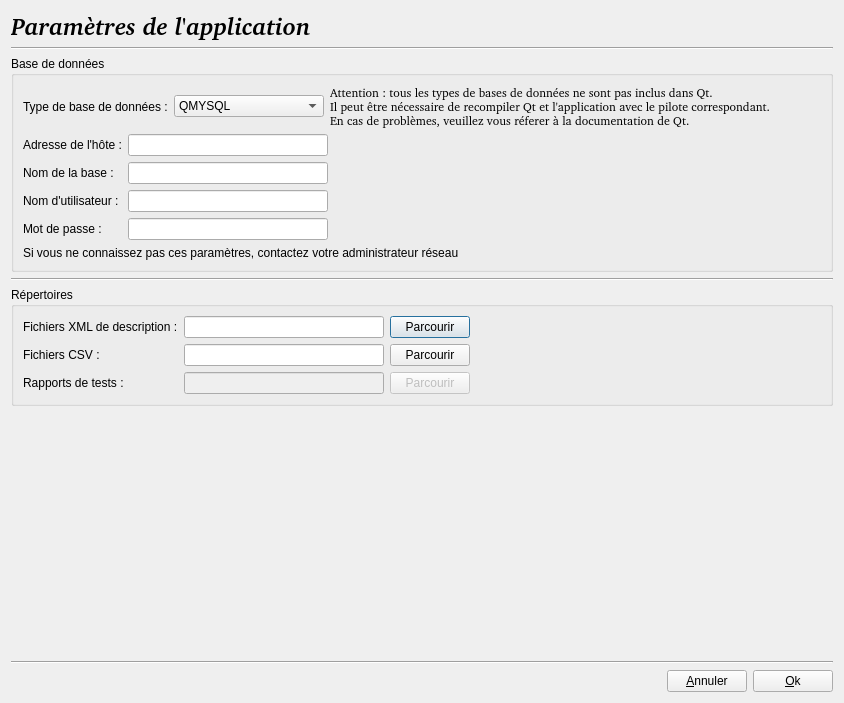
<?xml version="1.0" encoding="UTF-8"?>
<ui version="4.0">
 <class>ParametresHandler</class>
 <widget class="QDialog" name="ParametresHandler">
  <property name="geometry">
   <rect>
    <x>0</x>
    <y>0</y>
    <width>844</width>
    <height>703</height>
   </rect>
  </property>
  <property name="windowTitle">
   <string>Dialog</string>
  </property>
  <layout class="QGridLayout" name="gridLayout_4">
   <item row="0" column="0">
    <layout class="QHBoxLayout" name="horizontalLayout">
     <property name="sizeConstraint">
      <enum>QLayout::SetDefaultConstraint</enum>
     </property>
     <item>
      <widget class="QLabel" name="label">
       <property name="sizePolicy">
        <sizepolicy hsizetype="Preferred" vsizetype="Minimum">
         <horstretch>0</horstretch>
         <verstretch>0</verstretch>
        </sizepolicy>
       </property>
       <property name="font">
        <font>
         <family>Bitstream Charter</family>
         <pointsize>18</pointsize>
         <weight>75</weight>
         <italic>true</italic>
         <bold>true</bold>
         <underline>false</underline>
         <strikeout>false</strikeout>
         <stylestrategy>PreferDefault</stylestrategy>
         <kerning>true</kerning>
        </font>
       </property>
       <property name="text">
        <string>Paramètres de l'application</string>
       </property>
       <property name="scaledContents">
        <bool>true</bool>
       </property>
      </widget>
     </item>
     <item>
      <spacer name="horizontalSpacer">
       <property name="orientation">
        <enum>Qt::Horizontal</enum>
       </property>
       <property name="sizeHint" stdset="0">
        <size>
         <width>40</width>
         <height>20</height>
        </size>
       </property>
      </spacer>
     </item>
    </layout>
   </item>
   <item row="1" column="0">
    <widget class="Line" name="line_3">
     <property name="orientation">
      <enum>Qt::Horizontal</enum>
     </property>
    </widget>
   </item>
   <item row="2" column="0">
    <widget class="QGroupBox" name="groupBox">
     <property name="title">
      <string>Base de données</string>
     </property>
     <layout class="QGridLayout" name="gridLayout">
      <item row="0" column="0">
       <layout class="QHBoxLayout" name="horizontalLayout_2">
        <item>
         <widget class="QLabel" name="label_2">
          <property name="text">
           <string>Type de base de données :</string>
          </property>
         </widget>
        </item>
        <item>
         <widget class="QComboBox" name="comboBox_TypeBase">
          <property name="minimumSize">
           <size>
            <width>150</width>
            <height>0</height>
           </size>
          </property>
          <item>
           <property name="text">
            <string>QMYSQL</string>
           </property>
          </item>
          <item>
           <property name="text">
            <string>QPSQL</string>
           </property>
          </item>
          <item>
           <property name="text">
            <string>QOCI</string>
           </property>
          </item>
          <item>
           <property name="text">
            <string>QODBC</string>
           </property>
          </item>
          <item>
           <property name="text">
            <string>QDB2</string>
           </property>
          </item>
          <item>
           <property name="text">
            <string>QTDS</string>
           </property>
          </item>
          <item>
           <property name="text">
            <string>QSQLITE</string>
           </property>
          </item>
          <item>
           <property name="text">
            <string>QIBASE</string>
           </property>
          </item>
         </widget>
        </item>
        <item>
         <widget class="QLabel" name="label_3">
          <property name="font">
           <font>
            <family>Bitstream Charter</family>
            <pointsize>9</pointsize>
           </font>
          </property>
          <property name="text">
           <string>Attention : tous les types de bases de données ne sont pas inclus dans Qt.
Il peut être nécessaire de recompiler Qt et l'application avec le pilote correspondant.
En cas de problèmes, veuillez vous réferer à la documentation de Qt.</string>
          </property>
         </widget>
        </item>
        <item>
         <spacer name="horizontalSpacer_6">
          <property name="orientation">
           <enum>Qt::Horizontal</enum>
          </property>
          <property name="sizeHint" stdset="0">
           <size>
            <width>40</width>
            <height>20</height>
           </size>
          </property>
         </spacer>
        </item>
       </layout>
      </item>
      <item row="1" column="0">
       <layout class="QHBoxLayout" name="horizontalLayout_7">
        <item>
         <layout class="QVBoxLayout" name="verticalLayout">
          <item>
           <widget class="QLabel" name="label_4">
            <property name="text">
             <string>Adresse de l'hôte :</string>
            </property>
           </widget>
          </item>
          <item>
           <widget class="QLabel" name="label_5">
            <property name="text">
             <string>Nom de la base :</string>
            </property>
           </widget>
          </item>
          <item>
           <widget class="QLabel" name="label_6">
            <property name="text">
             <string>Nom d'utilisateur :</string>
            </property>
           </widget>
          </item>
          <item>
           <widget class="QLabel" name="label_7">
            <property name="text">
             <string>Mot de passe :</string>
            </property>
           </widget>
          </item>
         </layout>
        </item>
        <item>
         <layout class="QVBoxLayout" name="verticalLayout_2">
          <item>
           <layout class="QHBoxLayout" name="horizontalLayout_3">
            <item>
             <widget class="QLineEdit" name="lineEdit_DbHost">
              <property name="sizePolicy">
               <sizepolicy hsizetype="Preferred" vsizetype="Fixed">
                <horstretch>0</horstretch>
                <verstretch>0</verstretch>
               </sizepolicy>
              </property>
              <property name="minimumSize">
               <size>
                <width>200</width>
                <height>0</height>
               </size>
              </property>
             </widget>
            </item>
            <item>
             <spacer name="horizontalSpacer_2">
              <property name="orientation">
               <enum>Qt::Horizontal</enum>
              </property>
              <property name="sizeType">
               <enum>QSizePolicy::Expanding</enum>
              </property>
              <property name="sizeHint" stdset="0">
               <size>
                <width>40</width>
                <height>20</height>
               </size>
              </property>
             </spacer>
            </item>
           </layout>
          </item>
          <item>
           <layout class="QHBoxLayout" name="horizontalLayout_4">
            <item>
             <widget class="QLineEdit" name="lineEdit_DbName">
              <property name="sizePolicy">
               <sizepolicy hsizetype="Preferred" vsizetype="Fixed">
                <horstretch>0</horstretch>
                <verstretch>0</verstretch>
               </sizepolicy>
              </property>
              <property name="minimumSize">
               <size>
                <width>200</width>
                <height>0</height>
               </size>
              </property>
             </widget>
            </item>
            <item>
             <spacer name="horizontalSpacer_3">
              <property name="orientation">
               <enum>Qt::Horizontal</enum>
              </property>
              <property name="sizeHint" stdset="0">
               <size>
                <width>40</width>
                <height>20</height>
               </size>
              </property>
             </spacer>
            </item>
           </layout>
          </item>
          <item>
           <layout class="QHBoxLayout" name="horizontalLayout_5">
            <item>
             <widget class="QLineEdit" name="lineEdit_DbUser">
              <property name="sizePolicy">
               <sizepolicy hsizetype="Preferred" vsizetype="Fixed">
                <horstretch>0</horstretch>
                <verstretch>0</verstretch>
               </sizepolicy>
              </property>
              <property name="minimumSize">
               <size>
                <width>200</width>
                <height>0</height>
               </size>
              </property>
             </widget>
            </item>
            <item>
             <spacer name="horizontalSpacer_4">
              <property name="orientation">
               <enum>Qt::Horizontal</enum>
              </property>
              <property name="sizeHint" stdset="0">
               <size>
                <width>40</width>
                <height>20</height>
               </size>
              </property>
             </spacer>
            </item>
           </layout>
          </item>
          <item>
           <layout class="QHBoxLayout" name="horizontalLayout_6">
            <item>
             <widget class="QLineEdit" name="lineEdit_DbPassword">
              <property name="sizePolicy">
               <sizepolicy hsizetype="Preferred" vsizetype="Fixed">
                <horstretch>0</horstretch>
                <verstretch>0</verstretch>
               </sizepolicy>
              </property>
              <property name="minimumSize">
               <size>
                <width>200</width>
                <height>0</height>
               </size>
              </property>
             </widget>
            </item>
            <item>
             <spacer name="horizontalSpacer_5">
              <property name="orientation">
               <enum>Qt::Horizontal</enum>
              </property>
              <property name="sizeHint" stdset="0">
               <size>
                <width>40</width>
                <height>20</height>
               </size>
              </property>
             </spacer>
            </item>
           </layout>
          </item>
         </layout>
        </item>
       </layout>
      </item>
      <item row="2" column="0">
       <widget class="QLabel" name="label_11">
        <property name="text">
         <string>Si vous ne connaissez pas ces paramètres, contactez votre administrateur réseau</string>
        </property>
       </widget>
      </item>
     </layout>
    </widget>
   </item>
   <item row="3" column="0">
    <widget class="Line" name="line">
     <property name="orientation">
      <enum>Qt::Horizontal</enum>
     </property>
    </widget>
   </item>
   <item row="4" column="0">
    <widget class="QGroupBox" name="groupBox_2">
     <property name="title">
      <string>Répertoires</string>
     </property>
     <layout class="QGridLayout" name="gridLayout_2">
      <item row="0" column="0">
       <layout class="QHBoxLayout" name="horizontalLayout_11">
        <item>
         <layout class="QVBoxLayout" name="verticalLayout_4">
          <item>
           <widget class="QLabel" name="label_10">
            <property name="text">
             <string>Fichiers XML de description :</string>
            </property>
           </widget>
          </item>
          <item>
           <widget class="QLabel" name="label_8">
            <property name="text">
             <string>Fichiers CSV :</string>
            </property>
           </widget>
          </item>
          <item>
           <widget class="QLabel" name="label_9">
            <property name="text">
             <string>Rapports de tests :</string>
            </property>
           </widget>
          </item>
         </layout>
        </item>
        <item>
         <layout class="QVBoxLayout" name="verticalLayout_3">
          <item>
           <layout class="QHBoxLayout" name="horizontalLayout_8">
            <item>
             <widget class="QLineEdit" name="lineEdit_RepXML">
              <property name="sizePolicy">
               <sizepolicy hsizetype="Preferred" vsizetype="Fixed">
                <horstretch>0</horstretch>
                <verstretch>0</verstretch>
               </sizepolicy>
              </property>
              <property name="minimumSize">
               <size>
                <width>200</width>
                <height>0</height>
               </size>
              </property>
             </widget>
            </item>
            <item>
             <widget class="QPushButton" name="pushButton_RepXML_Parcourir">
              <property name="text">
               <string>Parcourir</string>
              </property>
             </widget>
            </item>
            <item>
             <spacer name="horizontalSpacer_7">
              <property name="orientation">
               <enum>Qt::Horizontal</enum>
              </property>
              <property name="sizeHint" stdset="0">
               <size>
                <width>40</width>
                <height>20</height>
               </size>
              </property>
             </spacer>
            </item>
           </layout>
          </item>
          <item>
           <layout class="QHBoxLayout" name="horizontalLayout_9">
            <item>
             <widget class="QLineEdit" name="lineEdit_RepCSV">
              <property name="sizePolicy">
               <sizepolicy hsizetype="Preferred" vsizetype="Fixed">
                <horstretch>0</horstretch>
                <verstretch>0</verstretch>
               </sizepolicy>
              </property>
              <property name="minimumSize">
               <size>
                <width>200</width>
                <height>0</height>
               </size>
              </property>
             </widget>
            </item>
            <item>
             <widget class="QPushButton" name="pushButton_RepCSV_Parcourir">
              <property name="text">
               <string>Parcourir</string>
              </property>
             </widget>
            </item>
            <item>
             <spacer name="horizontalSpacer_8">
              <property name="orientation">
               <enum>Qt::Horizontal</enum>
              </property>
              <property name="sizeHint" stdset="0">
               <size>
                <width>40</width>
                <height>20</height>
               </size>
              </property>
             </spacer>
            </item>
           </layout>
          </item>
          <item>
           <layout class="QHBoxLayout" name="horizontalLayout_10">
            <item>
             <widget class="QLineEdit" name="lineEdit_RepRapports">
              <property name="enabled">
               <bool>false</bool>
              </property>
              <property name="sizePolicy">
               <sizepolicy hsizetype="Preferred" vsizetype="Fixed">
                <horstretch>0</horstretch>
                <verstretch>0</verstretch>
               </sizepolicy>
              </property>
              <property name="minimumSize">
               <size>
                <width>200</width>
                <height>0</height>
               </size>
              </property>
             </widget>
            </item>
            <item>
             <widget class="QPushButton" name="pushButton_RepRapports_Parcourir">
              <property name="enabled">
               <bool>false</bool>
              </property>
              <property name="text">
               <string>Parcourir</string>
              </property>
             </widget>
            </item>
            <item>
             <spacer name="horizontalSpacer_9">
              <property name="orientation">
               <enum>Qt::Horizontal</enum>
              </property>
              <property name="sizeHint" stdset="0">
               <size>
                <width>40</width>
                <height>20</height>
               </size>
              </property>
             </spacer>
            </item>
           </layout>
          </item>
         </layout>
        </item>
       </layout>
      </item>
     </layout>
    </widget>
   </item>
   <item row="5" column="0">
    <spacer name="verticalSpacer">
     <property name="orientation">
      <enum>Qt::Vertical</enum>
     </property>
     <property name="sizeHint" stdset="0">
      <size>
       <width>20</width>
       <height>40</height>
      </size>
     </property>
    </spacer>
   </item>
   <item row="6" column="0">
    <widget class="Line" name="line_4">
     <property name="orientation">
      <enum>Qt::Horizontal</enum>
     </property>
    </widget>
   </item>
   <item row="8" column="0">
    <layout class="QHBoxLayout" name="horizontalLayout_17">
     <item>
      <spacer name="horizontalSpacer_14">
       <property name="orientation">
        <enum>Qt::Horizontal</enum>
       </property>
       <property name="sizeHint" stdset="0">
        <size>
         <width>40</width>
         <height>20</height>
        </size>
       </property>
      </spacer>
     </item>
     <item>
      <widget class="QPushButton" name="pushButton_Annuler">
       <property name="text">
        <string>&amp;Annuler</string>
       </property>
      </widget>
     </item>
     <item>
      <widget class="QPushButton" name="pushButton_Ok">
       <property name="text">
        <string>&amp;Ok</string>
       </property>
      </widget>
     </item>
    </layout>
   </item>
  </layout>
 </widget>
 <resources/>
 <connections/>
</ui>
